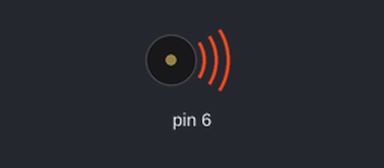
A sketch run on a simulated Arduino Uno, built with avr-gcc and run on an emulated ATmega328P. On the bench: buzzer (waves = sounding).

Above: at 0.2 s.
Timing chart, 0 to 3.0 s (numbered marks = the images above):
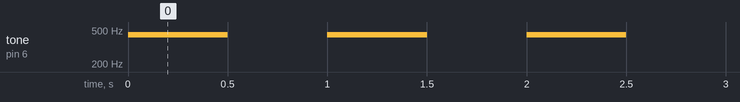

The sketch:

sketch_jul05c.ino
```cpp
void setup() {
  // put your setup code here, to run once:
pinMode(6, OUTPUT);
}

void loop() {
  // put your main code here, to run repeatedly:
tone(6, 440);
delay(500);
noTone(6);
delay(500);
tone(6, 440);
delay(500);
noTone(6);
delay(500);
tone(6, 440);
delay(500);
noTone(6);
delay(500);
}
```

Measured:
- by itself, tone on pin 6: alternates 440 Hz for 0.50 s and silent for 0.50 s
